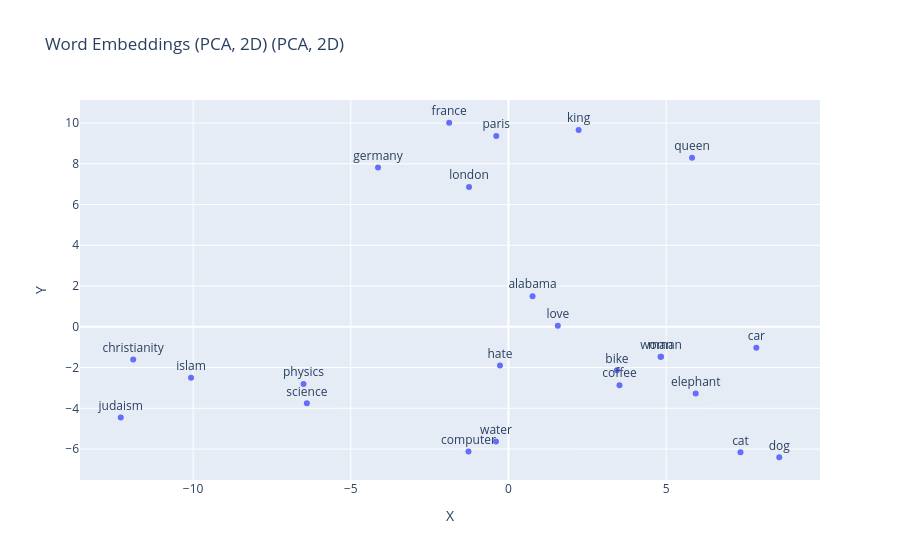
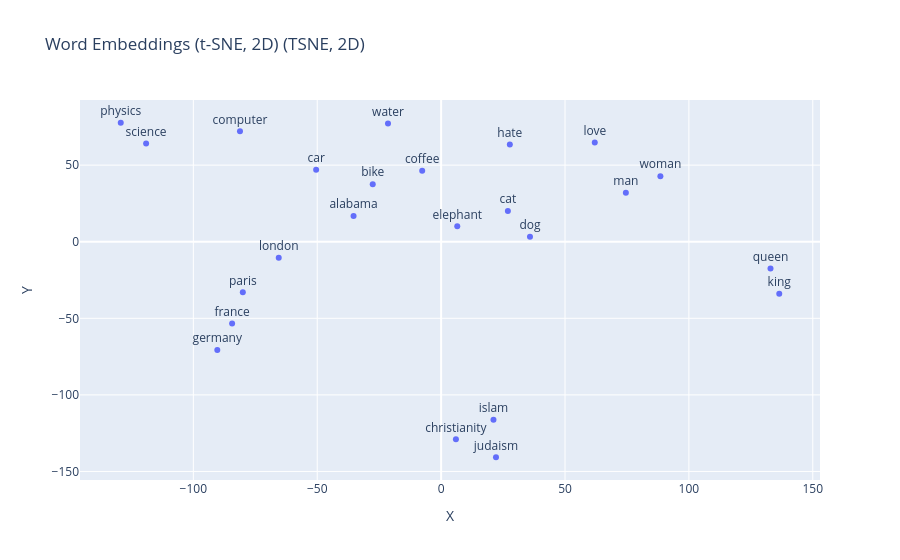

Source (notebook cell) for these figures, in order:
### Markdown cell above
## 4. Load the Model and Perform Exploration + Visualization
You can run this cell *multiple times* with different parameters or different visualization methods without re-training.

If `word2vec.model` is already in your directory, this cell will just load it.

### Code cell
import numpy as np
from gensim.models import Word2Vec
from sklearn.decomposition import PCA
from sklearn.manifold import TSNE
import plotly.graph_objs as go

def explore_relationships(model):
    """
    Explore some relationships in the trained Word2Vec model.
    Prints most similar words, similarity scores, and analogies.
    """
    try:
        # Most similar to 'computer'
        print("\nMost similar to 'computer':")
        for word, sim in model.wv.most_similar('computer', topn=5):
            print(f"  {word}: {sim:.4f}")

        # Similarity between 'man' and 'woman'
        print("\nSimilarity between 'man' and 'woman':")
        print(f"  {model.wv.similarity('man', 'woman'):.4f}")

        # Existing analogy: king - man + woman
        print("\nAnalogy: king - man + woman = ?")
        for word, sim in model.wv.most_similar(positive=['woman', 'king'], negative=['man'], topn=1):
            print(f"  {word}: {sim:.4f}")

        # Additional similar words
        print("\nMost similar to 'responsibility':")
        for word, sim in model.wv.most_similar('responsibility', topn=5):
            print(f"  {word}: {sim:.4f}")

        print("\nMost similar to 'community':")
        for word, sim in model.wv.most_similar('community', topn=5):
            print(f"  {word}: {sim:.4f}")

        print("\nMost similar to 'communism':")
        for word, sim in model.wv.most_similar('communism', topn=5):
            print(f"  {word}: {sim:.4f}")

        print("\nMost similar to 'plumber':")
        for word, sim in model.wv.most_similar('plumber', topn=5):
            print(f"  {word}: {sim:.4f}")

        # Additional analogy
        print("\nAnother analogy: paris - france + germany = ?")
        for word, sim in model.wv.most_similar(positive=['paris', 'germany'], negative=['france'], topn=1):
            print(f"  {word}: {sim:.4f}")

    except KeyError as e:
        print(f"Word not in vocabulary: {e}")


def visualize_embeddings_plotly(model, 
                                words=None, 
                                method='tsne', 
                                title='Word Embeddings Visualization'):
    """
    Visualize a subset of word embeddings in 2D using Plotly.

    :param model: Trained Word2Vec model.
    :param words: List of words to visualize (default set if None).
    :param method: Dimensionality reduction method: 'pca' or 'tsne'.
    :param title: Title for the plot.
    """
    if words is None:
        words = [
            'king', 'queen', 'man', 'woman', 'computer',
            'science', 'physics', 'dog', 'cat', 'car',
            'bike', 'paris', 'london', 'germany', 'france',
            'coffee', 'Poland', 'bitcoin', 'water',
            'christianity', 'islam', 'judaism',
            'love', 'hate', 'elephant', 'alabama'
        ]

    vectors = []
    labels = []
    for word in words:
        if word in model.wv:
            vectors.append(model.wv[word])
            labels.append(word)

    if not vectors:
        print("No vectors found for the requested words.")
        return

    vectors = np.array(vectors)

    # Choose PCA or t-SNE for dimensionality reduction (2D)
    if method == 'pca':
        reducer = PCA(n_components=2)
    else:
        reducer = TSNE(n_components=2, perplexity=5, random_state=42)

    reduced_vectors = reducer.fit_transform(vectors)
    
    # 2D coordinates
    x_vals = reduced_vectors[:, 0]
    y_vals = reduced_vectors[:, 1]

    # Plotly 2D scatter plot
    trace = go.Scatter(
        x=x_vals,
        y=y_vals,
        mode='markers+text',
        text=labels,
        textposition='top center'
    )
    layout = go.Layout(
        title=title + f' ({method.upper()}, 2D)',
        xaxis=dict(title='X'),
        yaxis=dict(title='Y')
    )
    fig = go.Figure(data=[trace], layout=layout)
    fig.show()

# Main logic for loading the model, exploring relationships, and visualizing embeddings
try:
    print("\nLoading the Word2Vec model from 'word2vec.model'...")
    loaded_model = Word2Vec.load('word2vec.model')
    print("Model loaded successfully!")

    # Explore relationships
    explore_relationships(loaded_model)

    # Visualize embeddings with PCA in 2D
    print("\nVisualizing with PCA in 2D (Plotly)...")
    visualize_embeddings_plotly(
        loaded_model,
        method='pca',
        title='Word Embeddings (PCA, 2D)'
    )

    # Visualize embeddings with t-SNE in 2D
    print("\nVisualizing with t-SNE in 2D (Plotly)...")
    visualize_embeddings_plotly(
        loaded_model,
        method='tsne',
        title='Word Embeddings (t-SNE, 2D)'
    )

except FileNotFoundError:
    print("'word2vec.model' not found. Please make sure the file is in this directory or train and save a model first.")
except Exception as e:
    print(f"An error occurred: {str(e)}")

### Figure 1 — Plotly figure (JSON) as saved in the notebook; plotly's stock layout.template omitted (floating-point values rounded to 4 significant figures)
{"data": [{"mode": "markers+text", "text": ["king", "queen", "man", "woman", "computer", "science", "physics", "dog", "cat", "car", "bike", "paris", "london", "germany", "france", "coffee", "water", "christianity", "islam", "judaism", "love", "hate", "elephant", "alabama"], "textposition": "top center", "type": "scatter", "x": [2.225, 5.822, 4.824, 4.84, -1.269, -6.394, -6.5, 8.588, 7.358, 7.862, 3.441, -0.3875, -1.25, -4.137, -1.88, 3.521, -0.3957, -11.9, -10.07, -12.3, 1.566, -0.2692, 5.938, 0.7636], "y": [9.652, 8.3, -1.469, -1.466, -6.116, -3.755, -2.804, -6.402, -6.159, -1.033, -2.137, 9.365, 6.865, 7.815, 10.01, -2.863, -5.626, -1.606, -2.501, -4.455, 0.05201, -1.902, -3.27, 1.5]}], "layout": {"title": {"text": "Word Embeddings (PCA, 2D) (PCA, 2D)"}, "xaxis": {"title": {"text": "X"}}, "yaxis": {"title": {"text": "Y"}}}}

### Figure 2 — Plotly figure (JSON) as saved in the notebook; plotly's stock layout.template omitted (floating-point values rounded to 4 significant figures)
{"data": [{"mode": "markers+text", "text": ["king", "queen", "man", "woman", "computer", "science", "physics", "dog", "cat", "car", "bike", "paris", "london", "germany", "france", "coffee", "water", "christianity", "islam", "judaism", "love", "hate", "elephant", "alabama"], "textposition": "top center", "type": "scatter", "x": [136.5, 132.9, 74.56, 88.5, -81.18, -119.1, -129.3, 35.86, 26.95, -50.44, -27.6, -80.03, -65.53, -90.33, -84.36, -7.636, -21.44, 5.971, 21.13, 22.15, 62.02, 27.74, 6.515, -35.33], "y": [-33.95, -17.54, 32.04, 42.8, 72.13, 64.17, 77.68, 3.187, 20.03, 47.05, 37.59, -33.04, -10.51, -70.72, -53.37, 46.39, 77.15, -129.0, -116.2, -140.7, 64.8, 63.49, 10.08, 16.85]}], "layout": {"title": {"text": "Word Embeddings (t-SNE, 2D) (TSNE, 2D)"}, "xaxis": {"title": {"text": "X"}}, "yaxis": {"title": {"text": "Y"}}}}
